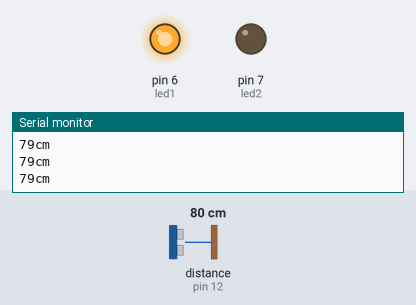
Bench run of a sketch on a simulated Arduino Uno, built with avr-gcc and run on an emulated ATmega328P. On the bench: output pins drawn as LEDs (lit = HIGH), the last lines printed to the serial monitor. Wiring (inferred from the names in the program): ultrasonic range finder: trigger pin 11; echo pin 12. The inputs (shaded band) are chosen by the test bench; at power-on: distance to the obstacle (sensor on pin 12) 80 cm. The echo pulse lasts 58.3 µs per cm; pins used as bus, display or sensor lines are not drawn.

Above: at 1.2 s.
1.3 s: distance to the obstacle (sensor on pin 12) set to 9 cm
2.8 s: distance to the obstacle (sensor on pin 12) set to 6 cm
At 4.0 s:
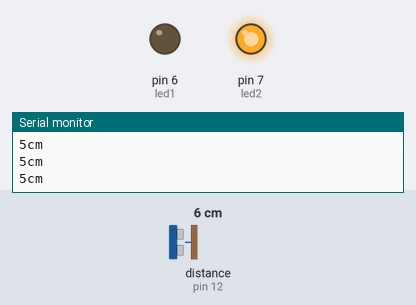
4.3 s: distance to the obstacle (sensor on pin 12) set to 18 cm
At 5.1 s:
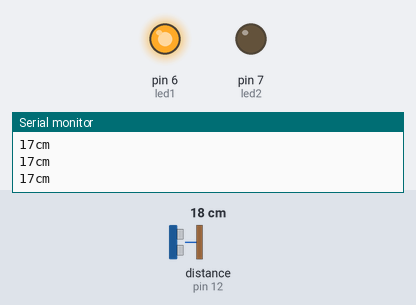
5.8 s: distance to the obstacle (sensor on pin 12) set to 2 cm
At 6.3 s:
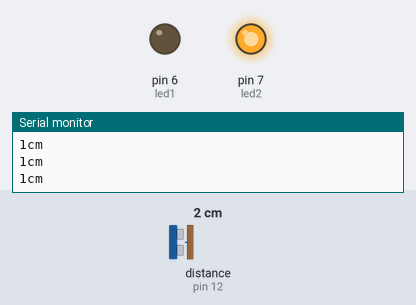
Timing chart, 0 to 8.8 s (numbered marks = the images above; inputs shaded):
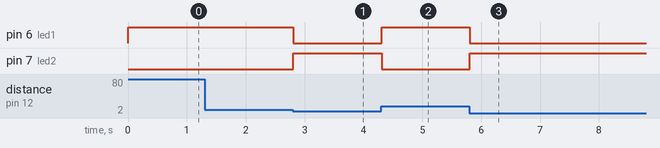

Measured:
- the behaviour switches between 8 and 7 cm on distance to the obstacle (sensor on pin 12) (found by bisection; images 0 and 1)
- after the input at 2.8 s, pin 6 (led1): HIGH → LOW at once; pin 7 (led2): LOW → HIGH at once
- after the input at 4.3 s, pin 6 (led1): LOW → HIGH at once; pin 7 (led2): HIGH → LOW at once
- after the input at 5.8 s, pin 6 (led1): HIGH → LOW at once; pin 7 (led2): LOW → HIGH at once

The sketch:

ultrasonic_sensor.ino
```cpp
int trig=11;
int echo=12;
int led1=6;//green
int led2=7;
void setup() {
  Serial.begin(9600);
  pinMode(trig,OUTPUT);
  pinMode(echo,INPUT);
  pinMode(led1,OUTPUT);
  pinMode(led2,OUTPUT);
}

void loop() {
  int distance=0;
  digitalWrite(trig,HIGH);
  delayMicroseconds(1000);
  digitalWrite(trig,LOW);
  distance=pulseIn(echo,HIGH)/58.2;

//  int distance=pulseIn(echo, HIGH)*17/1000;

  Serial.print(distance);
  Serial.print("cm");
  Serial.println();

  if(distance<7)
  {
    digitalWrite(led1,LOW);
    digitalWrite(led2,HIGH);
  }
  else
  {
    digitalWrite(led1,HIGH);
    digitalWrite(led2,LOW);
  }
}
```
